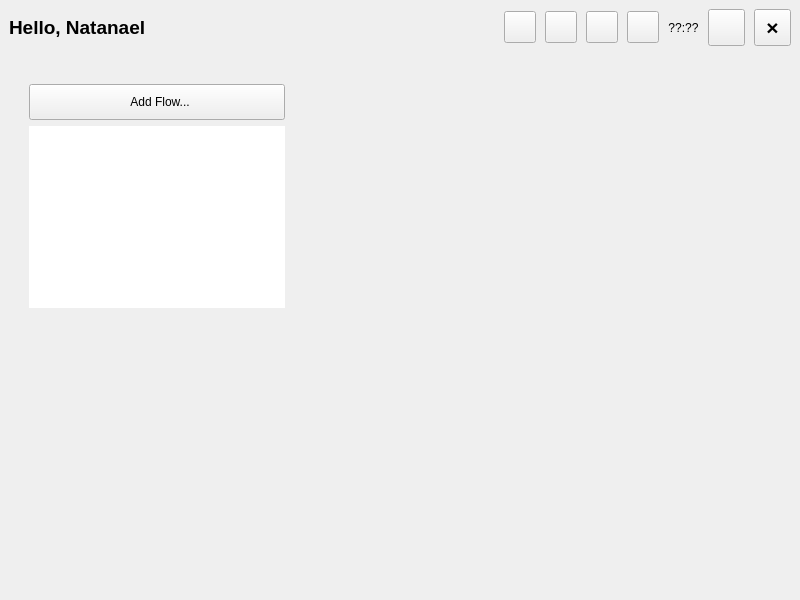
<?xml version="1.0" encoding="UTF-8"?>
<ui version="4.0">
 <class>WorkspacePlayer</class>
 <widget class="QMainWindow" name="WorkspacePlayer">
  <property name="geometry">
   <rect>
    <x>0</x>
    <y>0</y>
    <width>800</width>
    <height>600</height>
   </rect>
  </property>
  <property name="windowTitle">
   <string>WorkspacePlayer</string>
  </property>
  <property name="windowOpacity">
   <double>1.000000000000000</double>
  </property>
  <property name="styleSheet">
   <string notr="true">* {
	background-color:  transparent;
    color: #000000;
}

#topBar {
    border: 0;
	background-color: rgb(197, 192, 193);
}

#globalLocusBar, QToolButton {
    background-color: rgb(221, 217, 216);
    border: 0;
    border-radius: 9px;
}

#globalLocusBar:hover, QToolButton:hover {
    background-color: rgb(231, 227, 226);
}

QToolButton:pressed {
    background-color: rgb(211, 207, 206);
}

QStackedWidget {
  background-color: rgba(0, 0, 0, 0);
}

#centralwidget {
    background-color: qlineargradient(spread:pad, x1:0.5, y1:0, x2:0.5, y2:1, stop:0 #CDC9C7, stop:1 #A0A9B4);
}

#spaceArea {
    border: 0;
}

SpaceCard, Dialog, BlockViewer, #flowListBox {
    border-radius: 9px;
	background-color: rgb(221, 217, 216);
}

SpaceCard:hover {
	background-color: rgb(231, 227, 226);
}

SpaceCard:pressed {
    border-radius: 18px;
	background-color: rgb(211, 207, 206);
}

#globalLocusBar, QLabel, SpaceCard &gt; QLabel {
    color: rgba(0, 0, 0, 180);
}

SpaceCard &gt; QToolButton, SpaceCard &gt; QPushButton{
    border: 0;
}

QLineEdit, TextInput {
   padding: 9;
   border-radius: 9px;
	background-color: rgba(255, 255, 255,70);
}

QPushButton {
	border: 0; 
	color: rgb(0,0,0);
	text-align: left;
	padding: 9;
	border-radius: 9px;
}

QPushButton:hover {
	background-color: rgba(52, 152, 219,70)
}

QPushButton:pressed {
	background-color: rgba(52, 152, 219,150)
}

QListView{
    outline: none;
}

QListView::item {
    border: 0;
	padding: 9;
	text-align: left;
	color: rgb(0,0,0);
	border-radius: 9px;
	background-color: transparent;
}

QListView::item:hover {
	background-color: rgba(52, 152, 219,70);
}

QListView::item:hover {
	background-color: rgba(52, 152, 219,70);
}

QListView::item:selected  {
	background-color: rgba(52, 152, 219,150);
}

Dialog &gt; QPushButton {
  background-color: rgba(52, 152, 219,70);
}

Dialog &gt; QPushButton:hover {
  background-color: rgba(52, 152, 219,128);
}

Dialog &gt; QPushButton:pressed {
  background-color: rgb(52, 152, 219);
}

#toggleListbox::checked {
  background-color: rgba(52, 152, 219,128);
}</string>
  </property>
  <widget class="QWidget" name="centralwidget">
   <layout class="QVBoxLayout" name="verticalLayout">
    <property name="spacing">
     <number>0</number>
    </property>
    <property name="leftMargin">
     <number>0</number>
    </property>
    <property name="topMargin">
     <number>0</number>
    </property>
    <property name="rightMargin">
     <number>0</number>
    </property>
    <property name="bottomMargin">
     <number>0</number>
    </property>
    <item>
     <widget class="QWidget" name="topBar" native="true">
      <property name="sizePolicy">
       <sizepolicy hsizetype="Preferred" vsizetype="Fixed">
        <horstretch>0</horstretch>
        <verstretch>0</verstretch>
       </sizepolicy>
      </property>
      <property name="minimumSize">
       <size>
        <width>0</width>
        <height>0</height>
       </size>
      </property>
      <property name="maximumSize">
       <size>
        <width>16777215</width>
        <height>16777215</height>
       </size>
      </property>
      <layout class="QHBoxLayout" name="horizontalLayout">
       <property name="spacing">
        <number>9</number>
       </property>
       <property name="leftMargin">
        <number>9</number>
       </property>
       <property name="topMargin">
        <number>9</number>
       </property>
       <property name="rightMargin">
        <number>9</number>
       </property>
       <property name="bottomMargin">
        <number>9</number>
       </property>
       <item>
        <widget class="QLabel" name="welcome_message">
         <property name="sizePolicy">
          <sizepolicy hsizetype="Expanding" vsizetype="Preferred">
           <horstretch>0</horstretch>
           <verstretch>0</verstretch>
          </sizepolicy>
         </property>
         <property name="font">
          <font>
           <pointsize>14</pointsize>
           <weight>75</weight>
           <bold>true</bold>
          </font>
         </property>
         <property name="text">
          <string>Hello, Natanael</string>
         </property>
        </widget>
       </item>
       <item>
        <layout class="QHBoxLayout" name="horizontalLayout_2">
         <property name="leftMargin">
          <number>0</number>
         </property>
         <item>
          <widget class="QToolButton" name="internet">
           <property name="minimumSize">
            <size>
             <width>32</width>
             <height>32</height>
            </size>
           </property>
           <property name="maximumSize">
            <size>
             <width>22</width>
             <height>16777215</height>
            </size>
           </property>
           <property name="cursor">
            <cursorShape>BlankCursor</cursorShape>
           </property>
           <property name="text">
            <string/>
           </property>
          </widget>
         </item>
         <item>
          <widget class="QToolButton" name="bluetooth">
           <property name="minimumSize">
            <size>
             <width>32</width>
             <height>32</height>
            </size>
           </property>
           <property name="maximumSize">
            <size>
             <width>22</width>
             <height>16777215</height>
            </size>
           </property>
           <property name="cursor">
            <cursorShape>BlankCursor</cursorShape>
           </property>
           <property name="text">
            <string/>
           </property>
          </widget>
         </item>
         <item>
          <widget class="QToolButton" name="battery">
           <property name="minimumSize">
            <size>
             <width>32</width>
             <height>32</height>
            </size>
           </property>
           <property name="maximumSize">
            <size>
             <width>22</width>
             <height>16777215</height>
            </size>
           </property>
           <property name="cursor">
            <cursorShape>BlankCursor</cursorShape>
           </property>
           <property name="text">
            <string/>
           </property>
          </widget>
         </item>
         <item>
          <widget class="QToolButton" name="volume">
           <property name="minimumSize">
            <size>
             <width>32</width>
             <height>32</height>
            </size>
           </property>
           <property name="maximumSize">
            <size>
             <width>22</width>
             <height>16777215</height>
            </size>
           </property>
           <property name="cursor">
            <cursorShape>BlankCursor</cursorShape>
           </property>
           <property name="text">
            <string/>
           </property>
          </widget>
         </item>
        </layout>
       </item>
       <item>
        <widget class="QLabel" name="clock">
         <property name="text">
          <string>??:??</string>
         </property>
         <property name="alignment">
          <set>Qt::AlignCenter</set>
         </property>
        </widget>
       </item>
       <item>
        <widget class="QToolButton" name="logout">
         <property name="minimumSize">
          <size>
           <width>37</width>
           <height>37</height>
          </size>
         </property>
         <property name="maximumSize">
          <size>
           <width>37</width>
           <height>16777215</height>
          </size>
         </property>
         <property name="cursor">
          <cursorShape>BlankCursor</cursorShape>
         </property>
         <property name="text">
          <string/>
         </property>
        </widget>
       </item>
       <item>
        <widget class="QToolButton" name="shutdown">
         <property name="minimumSize">
          <size>
           <width>37</width>
           <height>37</height>
          </size>
         </property>
         <property name="maximumSize">
          <size>
           <width>37</width>
           <height>16777215</height>
          </size>
         </property>
         <property name="font">
          <font>
           <pointsize>16</pointsize>
           <weight>75</weight>
           <bold>true</bold>
          </font>
         </property>
         <property name="cursor">
          <cursorShape>BlankCursor</cursorShape>
         </property>
         <property name="text">
          <string>×</string>
         </property>
        </widget>
       </item>
      </layout>
     </widget>
    </item>
    <item>
     <widget class="QStackedWidget" name="stackedWidget">
      <property name="font">
       <font>
        <weight>50</weight>
        <bold>false</bold>
       </font>
      </property>
      <property name="styleSheet">
       <string notr="true"/>
      </property>
      <property name="currentIndex">
       <number>0</number>
      </property>
      <widget class="QWidget" name="home">
       <property name="styleSheet">
        <string notr="true"/>
       </property>
       <widget class="QWidget" name="flowListBox" native="true">
        <property name="geometry">
         <rect>
          <x>20</x>
          <y>20</y>
          <width>274</width>
          <height>242</height>
         </rect>
        </property>
        <layout class="QVBoxLayout" name="verticalLayout_2">
         <property name="leftMargin">
          <number>9</number>
         </property>
         <property name="topMargin">
          <number>9</number>
         </property>
         <property name="rightMargin">
          <number>9</number>
         </property>
         <property name="bottomMargin">
          <number>9</number>
         </property>
         <item>
          <widget class="QPushButton" name="addFlow">
           <property name="minimumSize">
            <size>
             <width>0</width>
             <height>36</height>
            </size>
           </property>
           <property name="styleSheet">
            <string notr="true"/>
           </property>
           <property name="text">
            <string> Add Flow...</string>
           </property>
           <property name="icon">
            <iconset resource="resources.qrc">
             <normaloff>:/icons/symbolic/list-add.svg</normaloff>:/icons/symbolic/list-add.svg</iconset>
           </property>
           <property name="iconSize">
            <size>
             <width>20</width>
             <height>20</height>
            </size>
           </property>
          </widget>
         </item>
         <item>
          <widget class="QListWidget" name="flowList">
           <property name="frameShape">
            <enum>QFrame::NoFrame</enum>
           </property>
          </widget>
         </item>
        </layout>
       </widget>
       <widget class="QPushButton" name="toggleListbox">
        <property name="geometry">
         <rect>
          <x>-80</x>
          <y>290</y>
          <width>80</width>
          <height>26</height>
         </rect>
        </property>
        <property name="styleSheet">
         <string notr="true">border-radius: 0;
</string>
        </property>
        <property name="text">
         <string/>
        </property>
        <property name="checkable">
         <bool>true</bool>
        </property>
        <property name="checked">
         <bool>true</bool>
        </property>
       </widget>
      </widget>
      <widget class="QWidget" name="page_2"/>
     </widget>
    </item>
   </layout>
  </widget>
 </widget>
 <resources>
  <include location="resources.qrc"/>
 </resources>
 <connections/>
</ui>
